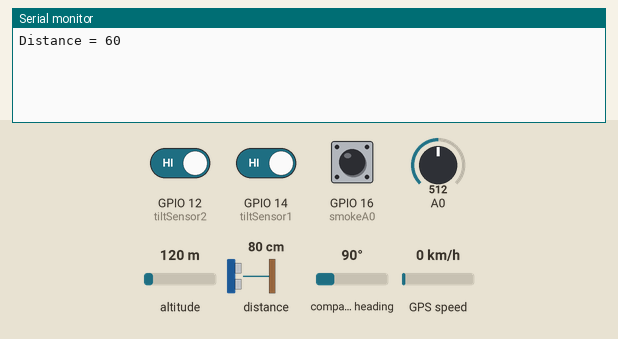
A sketch run on a simulated ESP8266 (Wemos D1 mini). On the bench: the last lines printed to the serial monitor. Wiring (inferred from the names in the program): ultrasonic range finder: trigger GPIO 2; echo GPIO 0. Inputs (shaded band) come from the test bench; at power-on: GPIO 12 (tiltSensor2) HIGH, distance to the obstacle 80 cm, A0 = 512, GPIO 16 (smokeA0) LOW, GPIO 14 (tiltSensor1) HIGH, altitude 120 m, compass heading 90°, GPS speed 0 km/h. The echo pulse lasts 58.3 µs per cm; the GPS gets a fix after 3 s at 37.7749, -122.4194 with 8 satellites; the modem accepts every AT command (registered, SIM ready, sends succeed) and sends nothing else.

Above: at 3.1 s.
3.2 s: GPIO 12 (tiltSensor2) driven LOW
At 6.1 s:
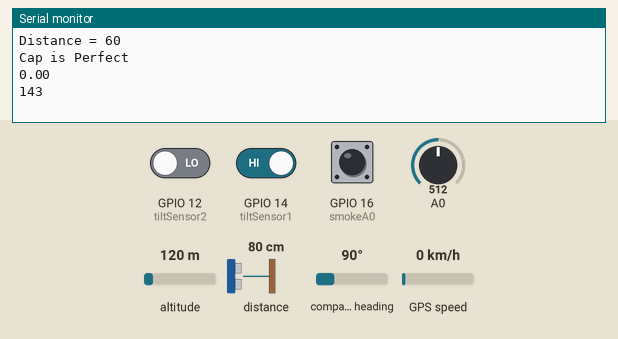
6.4 s: GPIO 12 (tiltSensor2) driven HIGH
10.5 s: distance to the obstacle set to 2 cm
At 13.1 s:
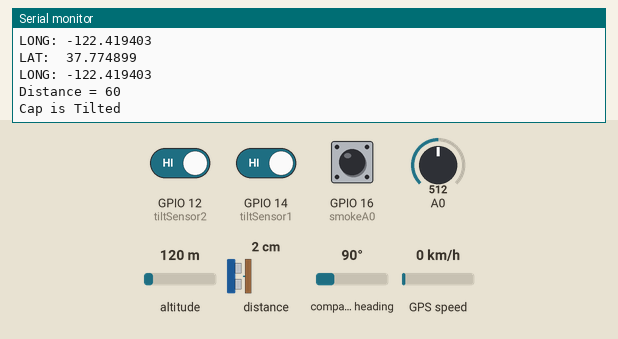
24.5 s: A0 set to 716
At 25.9 s:
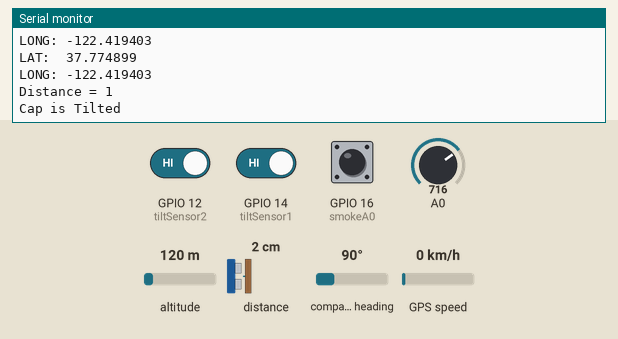
26.0 s: GPIO 16 (smokeA0) pulled HIGH for 3.2 s
30.7 s: distance to the obstacle set to 4 cm
At 32.98 s:
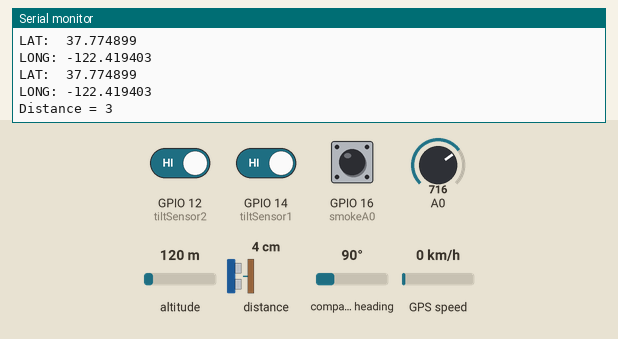
Timing chart, 0 to 33.2 s (numbered marks = the images above; inputs shaded):
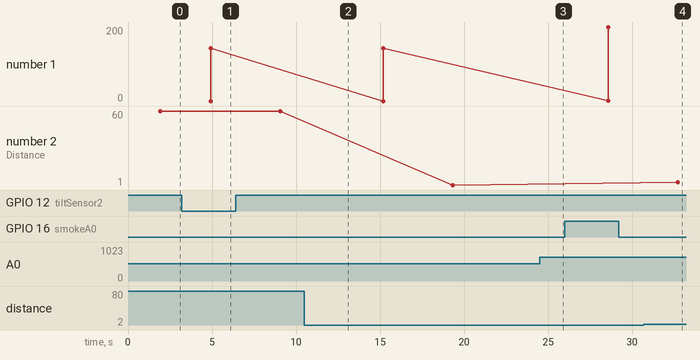

The sketch:

Final_code.ino
```cpp
// Fill-in information from your Blynk Template here
#define BLYNK_TEMPLATE_ID "TMPLh3RGqBrt"
#define BLYNK_DEVICE_NAME "EC520"

#define BLYNK_FIRMWARE_VERSION        "0.1.0"

#define BLYNK_PRINT Serial
//#define BLYNK_DEBUG

#define APP_DEBUG

// Uncomment your board, or configure a custom board in Settings.h
//#define USE_SPARKFUN_BLYNK_BOARD
//#define USE_NODE_MCU_BOARD
//#define USE_WITTY_CLOUD_BOARD
//#define USE_WEMOS_D1_MINI

#include "BlynkEdgent.h"
#include<SoftwareSerial.h>
#include <TinyGPS++.h>

SoftwareSerial gsm(4,5); // D2-RX , D1-TX

static const int RXPin = 13, TXPin = 15; // D7, D8
static const uint32_t GPSBaud = 9600;

float latitude;
float longitude;

int smokeA0 = 16 ; // D0
int sensorThreshold = 200;

int tiltSensor1 = 14; // D5
int tiltSensor2 = 12; // D6

const int trigP = 2;  //D4 Or GPIO-2 of nodemcu
const int echoP = 0;  //D3 Or GPIO-0 of nodemcu

long duration;
int distance;

int temp;
String textForSMS;

TinyGPSPlus gps; // The TinyGPS++ object
WidgetMap myMap(V0);  // V0 for virtual pin of Map Widget

SoftwareSerial ss(RXPin, TXPin);  // The serial connection to the GPS device

BlynkTimer timer;

float spd;       //Variable  to store the speed
float sats;      //Variable to store no. of satellites response
String bearing;  //Variable to store orientation or direction of GPS

//unsigned int move_index;         // moving index, to be used later
unsigned int move_index = 1;       // fixed location for now

void setup()
{
    Serial.begin(115200);
  Serial.println();
  ss.begin(GPSBaud);
  pinMode(smokeA0, INPUT);
  pinMode(trigP, OUTPUT);  // Sets the trigPin as an Output
  pinMode(echoP, INPUT);   // Sets the echoPin as an Input
  pinMode (tiltSensor1,INPUT);
  pinMode (tiltSensor2,INPUT);
  Serial.begin(115200);
  delay(100);
  BlynkEdgent.begin();
}

void checkGPS(){
  if (gps.charsProcessed() < 10)
  {
    Serial.println(F("No GPS detected: check wiring."));
  }
}

void loop() {

  while (ss.available() > 0)
    {
      // sketch displays information every time a new sentence is correctly encoded.
      if (gps.encode(ss.read()))
        displayInfo();
  }

  timer.run();

  digitalWrite(trigP, LOW);   // Makes trigPin low
delayMicroseconds(2);       // 2 micro second delay

digitalWrite(trigP, HIGH);  // tigPin high
delayMicroseconds(10);      // trigPin high for 10 micro seconds
digitalWrite(trigP, LOW);   // trigPin low

duration = pulseIn(echoP, HIGH);   //Read echo pin, time in microseconds
distance= duration*0.026/2;        //Calculating actual/real distance

Serial.print("Distance = ");        //Output distance on arduino serial monitor
Serial.println(distance);
delay(3000);
  Blynk.virtualWrite(V2,distance);

   while(distance<10)
  {     Blynk.logEvent("distance");
        textForSMS =  "\nWater Level is High in \n";
        textForSMS = textForSMS +  "https://www.google.com/maps/search/?api=1&query=";
        textForSMS = textForSMS + latitude;
        textForSMS = textForSMS + ",";
        textForSMS = textForSMS + longitude;
        sendSMS(textForSMS);
        break;
  }

 int val1 = digitalRead(tiltSensor1);
 int val2 = digitalRead(tiltSensor2);

  if (val1==LOW||val2==LOW)
  {
     Blynk.virtualWrite(V3,"Cap is Perfect");
     Serial.println("Cap is Perfect");

  }
  else
  {
     Blynk.logEvent("tilt");
     Blynk.virtualWrite(V3,"Cap is Tilted");
     Serial.println("Cap is Tilted");
      while(1)
     {
        textForSMS =  "\nCap is Tilted in \n";
        textForSMS = textForSMS +  "https://www.google.com/maps/search/?api=1&query=";
        textForSMS = textForSMS + latitude;
        textForSMS = textForSMS + ",";
        textForSMS = textForSMS + longitude;
        sendSMS(textForSMS);
        break;
     }
  }

float  analogSensor = digitalRead(smokeA0);
   Serial.println(analogSensor);
   while(analogSensor>sensorThreshold)
  {
        Blynk.virtualWrite(V4,"Smoke is detected");
        textForSMS =  "\nSmoke detected in \n";
        textForSMS = textForSMS +  "https://www.google.com/maps/search/?api=1&query=";
        textForSMS = textForSMS + latitude;
        textForSMS = textForSMS + ",";
        textForSMS = textForSMS + longitude;
        sendSMS(textForSMS);
        break;

  }

  temp= analogRead(A0)*0.28;
   Serial.println(temp);
   delay(1000);
  Blynk.virtualWrite(V1, temp);
   while(temp>40)
  {
        textForSMS =  "\nFire detected in \n";
        textForSMS = textForSMS +  "https://www.google.com/maps/search/?api=1&query=";
        textForSMS = textForSMS + latitude;
        textForSMS = textForSMS + ",";
        textForSMS = textForSMS + longitude;
        sendSMS(textForSMS);
        break;
  }

while (ss.available() > 0)
    {
      // sketch displays information every time a new sentence is correctly encoded.
      if (gps.encode(ss.read()))
        displayInfo();
  }

  timer.run();
   BlynkEdgent.run();
}

void displayInfo()
{
  if (gps.location.isValid() )
  {
    latitude = (gps.location.lat());     //Storing the Lat. and Lon.
    longitude = (gps.location.lng());

    Serial.print("LAT:  ");
    Serial.println(latitude, 6);  // float to x decimal places
    Serial.print("LONG: ");
    Serial.println(longitude, 6);
    Blynk.virtualWrite(V5, String(latitude, 6));
    Blynk.virtualWrite(V6, String(longitude, 6));
  }

 Serial.println();
}

void sendSMS(String message)
{
  gsm.begin(9600);
  gsm.println("AT+CMGF=1");
  delay(1000);
  gsm.println("AT+CMGS=\"+919019799629\"\r");
  delay(1000);
  gsm.println(message);
  delay(100);
  gsm.println((char)26);
  delay(1000);
}
```

Measured:
- after the input at 3.2 s, the serial monitor: prints a new line after 1.7 s (image 1)
- after the input at 30.7 s, the serial monitor: prints a new line after 2.0 s (image 4)
- plotted number 2: 60 → 1 after the input at 10.5 s, 1 → 3 after the input at 30.7 s
